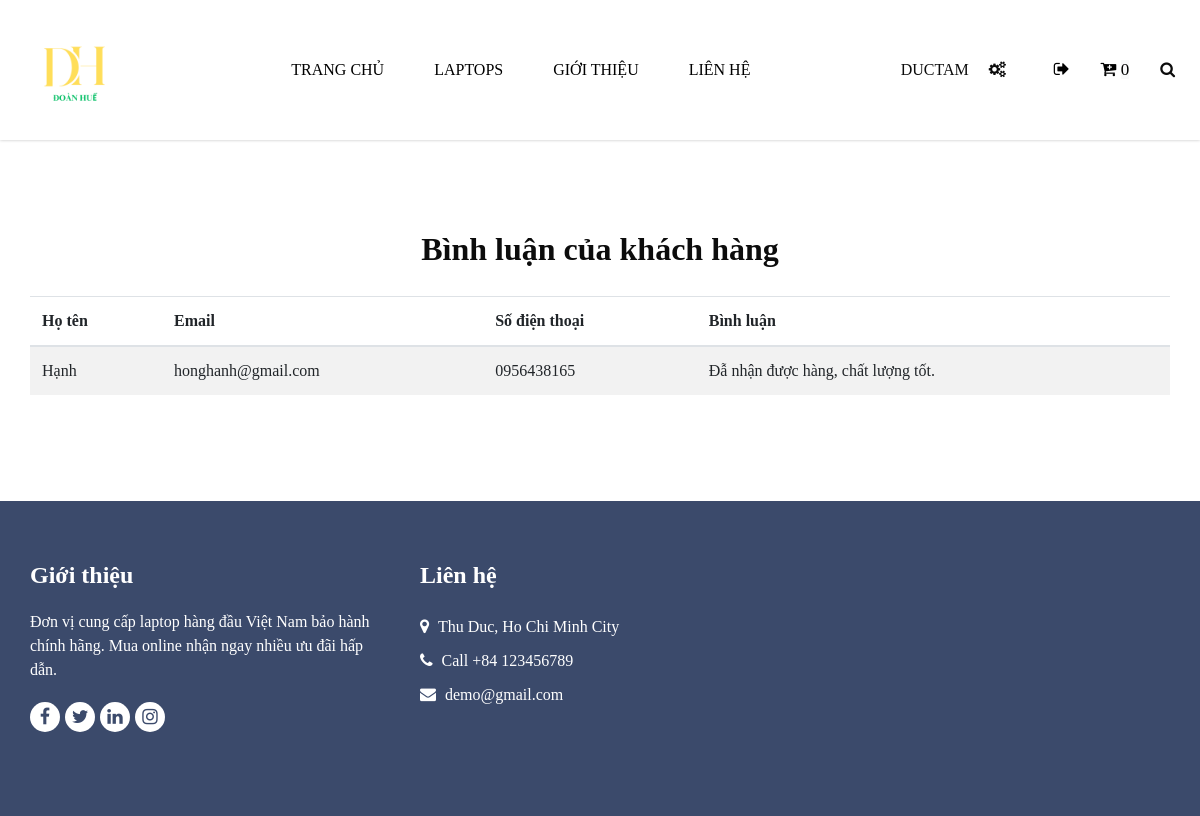
The app's page /admin/comment.php (signed in) with its own data.
### tables this page shows
CREATE TABLE `cmt` (
  `name` varchar(30) DEFAULT NULL,
  `email` varchar(30) DEFAULT NULL,
  `phone` varchar(30) DEFAULT NULL,
  `comment` varchar(255) DEFAULT NULL
);

### admin/comment.php (the view, shortened to what this page needs)
<!DOCTYPE html>
<html lang="en">
  <head>
    <link rel="stylesheet" type="text/css" href="../css/bootstrap.css" />
    <link href="../css/font-awesome.min.css" rel="stylesheet" />
    <link href="../css/style.css" rel="stylesheet" />
    <link href="../css/responsive.css" rel="stylesheet" />
  </head>
  <body class="sub_page">
    <div class="hero_area">
      <header class="header_section">
        <div class="container-fluid">
          <nav class="navbar navbar-expand-lg custom_nav-container">
          <a class="navbar-brand" href="index.php">
              <img src="images/LOGO.png" alt="" style="width:100px; ">
            </a>
            <div class="collapse navbar-collapse" id="navbarSupportedContent">
              <ul class="navbar-nav">
                <li class="nav-item">
                  <a class="nav-link" href="../index.php">Trang chủ </a>
                </li>
                <li class="nav-item">
                  <a class="nav-link" href="../laptop.php"> Laptops </a>
                </li>
                <li class="nav-item ">
                  <a class="nav-link" href="../about.php">
                    Giới thiệu
                  </a>
                </li>
                <li class="nav-item">
                  <a class="nav-link" href="../contact.php">Liên hệ</a>
                </li>
              </ul>
              <div class="user_option-box">
              <?php
                                if (isset($_SESSION["username"])) {
                                  if ($_SESSION["admin"] =='Y') {
                                    echo '<span style="text-transform: uppercase;">';
                                    echo $_SESSION["username"];
                                    echo'</span>';
                                    echo '<div class="drop_down" style=" min-width:50px; margin-left: 20px;">';
                                      echo '<span style="text-transform: none;">';
                                      echo '<i class="fa fa-cogs"></i>';
                                      echo'</span>';
                                    echo '</div>';
                                  }
                                echo  '<a href="../login/logout.php">
                                            <i class="fa fa-sign-out"></i>
                                            </a>';
                                } else
                                echo '<a href="../login/login.php">
                                        <i class="fa fa-user" aria-hidden="true"></i>
                                    </a>' ;
                            ?>
                            <a href="../cart.php" class="nav-item nav-link active">
                                <i class="fa fa-cart-plus"></i>
                                <?php
                                    if (isset($_SESSION['cart'])){
                                        $count = count($_SESSION['cart']);
                                        echo "<span id=\"cart_count\" class=\"text-black bg-light\">$count</span>";
                                    }else{
                                        echo "<span id=\"cart_count\" class=\"text-black bg-light\">0</span>";
                                    }
                                ?>
                            </a>
                            <div class="search">
                                <i class="fa fa-search" aria-hidden="true"></i>
                            </div>
              </div>
            </div>
          </nav>
        </div>
      </header>
    </div>
    <section class="layout_padding">
      <div class="container">
        <h2 style="text-align: center; padding-bottom: 20px; font-weight:bold">
        Bình luận của khách hàng</h2>
        <div class="row">
              <div class="col-xl-12 col-lg-12 col-md-12 col-sm-12 col-12" id="table">
              <?php
                $db = mysqli_connect('localhost','root','','comment');
                $cmt = mysqli_query($db, "SELECT * FROM cmt");
                echo '<table class="table table-striped">';
                    echo '<thead>';
                    echo '<tr>';
                    echo '<th scope="col">Họ tên</th>';
                    echo '<th scope="col">Email</th>';
                    echo '<th scope="col">Số điện thoại</th>';
                    echo '<th scope="col">Bình luận</th>';
                    echo '</thead>';
                while ($row = mysqli_fetch_array($cmt)) {
                        echo '<tbody>';
                        echo '<td scope="row">' . $row["name"] . '</td>';
                        echo '<td>' . $row["email"] . '</td>';
                        echo '<td>' . $row["phone"] . '</td>';
                        echo '<td>' . $row["comment"] . '</td>';
                    echo '</tbody>';
                    }
                echo '</table>';
            ?>
              </div>
          </div>
      </div>
    </section>
    <footer class="footer_section">
      <div class="container">
        <div class="row">
          <div class="col-md-6 col-lg-4 footer-col">
            <div class="footer_detail">
              <h4>Giới thiệu</h4>
              <p>
              Đơn vị cung cấp laptop hàng đầu Việt Nam bảo hành chính hãng. Mua online nhận ngay nhiều ưu đãi hấp dẫn.
              </p>
              <div class="footer_social">
                <a href="">
                  <i class="fa fa-facebook" aria-hidden="true"></i>
                </a>
                <a href="">
                  <i class="fa fa-twitter" aria-hidden="true"></i>
                </a>
                <a href="">
                  <i class="fa fa-linkedin" aria-hidden="true"></i>
                </a>
                <a href="">
                  <i class="fa fa-instagram" aria-hidden="true"></i>
                </a>
              </div>
            </div>
          </div>
          <div class="col-md-6 col-lg-4 footer-col">
            <div class="footer_contact">
              <h4>Liên hệ</h4>
              <div class="contact_link_box">
                <a href="">
                  <i class="fa fa-map-marker" aria-hidden="true"></i>
                  <span> Thu Duc, Ho Chi Minh City </span>
                </a>
                <a href="">
                  <i class="fa fa-phone" aria-hidden="true"></i>
                  <span> Call +84 123456789 </span>
                </a>
                <a href="">
                  <i class="fa fa-envelope" aria-hidden="true"></i>
                  <span> demo@gmail.com </span>
                </a>
              </div>
            </div>
          </div>
          <div class="col-md-6 col-lg-4 footer-col">
            <div class="map_container">
              <div class="map">
                <div id="googleMap"></div>
              </div>
            </div>
          </div>
        </div>
      </div>
    </footer>
  </body>
</html>

### css/style.css (style rules this page uses)
body { font-family: 'Times New Roman'; color: #0c0c0c; background-color: white; overflow-x: hidden; }
.layout_padding { padding: 90px 0; }
a, a:hover, a:focus { text-decoration: none; }
.hero_area { position: relative; min-height: 100vh; display: -webkit-box; display: -ms-flexbox; display: flex; -webkit-box-orient: vertical; -webkit-box-direction: normal; -ms-flex-direction: column; flex-direction: column; padding-left: 45px; }
.hero_area .container-fluid { padding-left: 25px; padding-right: 25px; }
.sub_page .hero_area { min-height: auto; border-radius: 0 0 45px 0; padding-left: 0; }
.sub_page .header_section { -webkit-box-shadow: 0 0 3px 0 rgba(0, 0, 0, 0.25); box-shadow: 0 0 3px 0 rgba(0, 0, 0, 0.25); }
.header_section { padding: 15px 0; }
.header_section .container-fluid { padding-right: 25px; padding-left: 25px; }
.custom_nav-container { padding: 0; }
.custom_nav-container .navbar-nav { margin: auto; }
.custom_nav-container .navbar-nav .nav-item .nav-link { padding: 5px 25px; color: #000000; text-align: center; text-transform: uppercase; border-radius: 5px; -webkit-transition: all 0.3s; transition: all 0.3s; }
.user_option-box { display: flex; align-items: center; }
.user_option-box a { color: black; text-transform: uppercase; margin-left: 15px; font-size: 17px; }
.search { position: relative; display: block; }
.drop_down { position: relative; display: block; min-width: 70px; }
.footer_section { background-color: #3b4a6b; color: #ffffff; padding-top: 60px; }
.footer_section h4 { font-weight: 600; margin-bottom: 20px; }
.footer_section .footer-col { margin-bottom: 30px; }
.footer_section .footer_contact .contact_link_box { display: -webkit-box; display: -ms-flexbox; display: flex; -webkit-box-orient: vertical; -webkit-box-direction: normal; -ms-flex-direction: column; flex-direction: column; }
.footer_section .footer_contact .contact_link_box a { margin: 5px 0; color: #ffffff; }
.footer_section .footer_contact .contact_link_box a i { margin-right: 5px; }
.footer_section .footer_social { display: -webkit-box; display: -ms-flexbox; display: flex; margin-top: 20px; margin-bottom: 10px; }
.footer_section .footer_social a { display: -webkit-box; display: -ms-flexbox; display: flex; -webkit-box-pack: center; -ms-flex-pack: center; justify-content: center; -webkit-box-align: center; -ms-flex-align: center; align-items: center; color: #3b4a6b; width: 30px; height: 30px; border-radius: 100%; background-color: #ffffff; border-radius: 100%; margin-right: 5px; font-size: 18px; }
.footer_section .map_container { width: 100%; height: 225px; overflow: hidden; display: -webkit-box; display: -ms-flexbox; display: flex; -webkit-box-align: stretch; -ms-flex-align: stretch; align-items: stretch; }
.footer_section .map_container .map { height: 100%; -webkit-box-flex: 1; -ms-flex: 1; flex: 1; }
.footer_section .map_container .map #googleMap { height: 100%; }

### css/responsive.css (style rules this page uses)
@media (min-width: 1200px) { .container { max-width: 1170px; } }

### records on screen
cmt: name "Hạnh", email "honghanh@gmail.com", phone "0956438165", comment "Đẫ nhận được hàng, chất lượng tốt."

### other values on screen
$_SESSION["username"] "DUCTAM"
